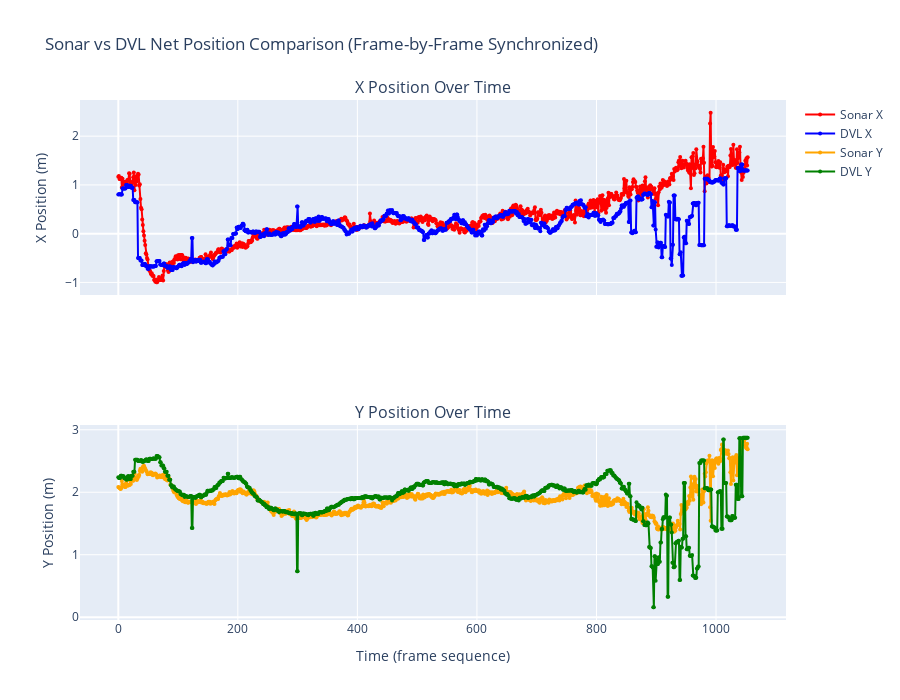

Notebook code cell kept with this figure:
### Code cell
# Use utility functions for comprehensive position comparison
if df_sonar is not None and df_nav is not None:
    print("=== COMPREHENSIVE POSITION COMPARISON ===")
    print("Using utility functions for frame-by-frame synchronization")
    
    # Import utility functions
    from utils.net_position_analysis import run_complete_position_comparison
    
    # Run complete comparison pipeline
    sync_df, stats, fig = run_complete_position_comparison(
        df_sonar=df_sonar,
        df_nav=df_nav,
        target_bag=TARGET_BAG,
        tolerance_seconds=0.5,
        save_results=True,
        exports_folder=EXPORTS_FOLDER
    )
    
    # Display the visualization
    if len(sync_df) > 0:
        fig.show()
        
        print(f"\nVIDEO VALIDATION:")
        print(f"  Applied 180° correction to sonar angles to match video coordinate system")
        print(f"  - Yellow/Orange lines: DVL NetDistance @ NetPitch → XY position")
        print(f"  - Magenta lines: Sonar distance_meters @ (angle_degrees - 180°) → XY position")
        print(f"  - Frame-by-frame synchronization ensures temporal alignment")
        print(f"\nRESULTS SAVED:")
        print(f"  - Synchronized data: {TARGET_BAG}_position_comparison_sync.csv")
        print(f"  - Statistics: {TARGET_BAG}_position_comparison_stats.json")
    else:
        print("No synchronized data available for visualization")
        
else:
    print("Cannot perform position comparison - missing sonar or DVL data")

### Figure 1 — Plotly figure (JSON) as saved in the notebook; plotly's stock layout.template omitted (floating-point values rounded to 4 significant figures; data arrays with more than 128 entries replaced by an {"elided": "..."} marker saying what was removed)
{"data": [{"line": {"color": "red", "width": 2}, "marker": {"size": 4}, "mode": "lines+markers", "name": "Sonar X", "type": "scatter", "x": {"elided": "1054 int values"}, "xaxis": "x", "y": {"elided": "1054 float values"}, "yaxis": "y"}, {"line": {"color": "blue", "width": 2}, "marker": {"size": 4}, "mode": "lines+markers", "name": "DVL X", "type": "scatter", "x": {"elided": "1054 int values"}, "xaxis": "x", "y": {"elided": "1054 float values"}, "yaxis": "y"}, {"line": {"color": "orange", "width": 2}, "marker": {"size": 4}, "mode": "lines+markers", "name": "Sonar Y", "type": "scatter", "x": {"elided": "1054 int values"}, "xaxis": "x2", "y": {"elided": "1054 float values"}, "yaxis": "y2"}, {"line": {"color": "green", "width": 2}, "marker": {"size": 4}, "mode": "lines+markers", "name": "DVL Y", "type": "scatter", "x": {"elided": "1054 int values"}, "xaxis": "x2", "y": {"elided": "1054 float values"}, "yaxis": "y2"}], "layout": {"annotations": [{"font": {"size": 16}, "showarrow": false, "text": "X Position Over Time", "x": 0.5, "xanchor": "center", "xref": "paper", "y": 1, "yanchor": "bottom", "yref": "paper"}, {"font": {"size": 16}, "showarrow": false, "text": "Y Position Over Time", "x": 0.5, "xanchor": "center", "xref": "paper", "y": 0.375, "yanchor": "bottom", "yref": "paper"}], "height": 700, "hovermode": "x unified", "showlegend": true, "title": {"text": "Sonar vs DVL Net Position Comparison (Frame-by-Frame Synchronized)"}, "xaxis": {"anchor": "y", "domain": [0, 1], "matches": "x2", "showticklabels": false}, "xaxis2": {"anchor": "y2", "domain": [0, 1], "title": {"text": "Time (frame sequence)"}}, "yaxis": {"anchor": "x", "domain": [0.625, 1], "title": {"text": "X Position (m)"}}, "yaxis2": {"anchor": "x2", "domain": [0, 0.375], "title": {"text": "Y Position (m)"}}}}
